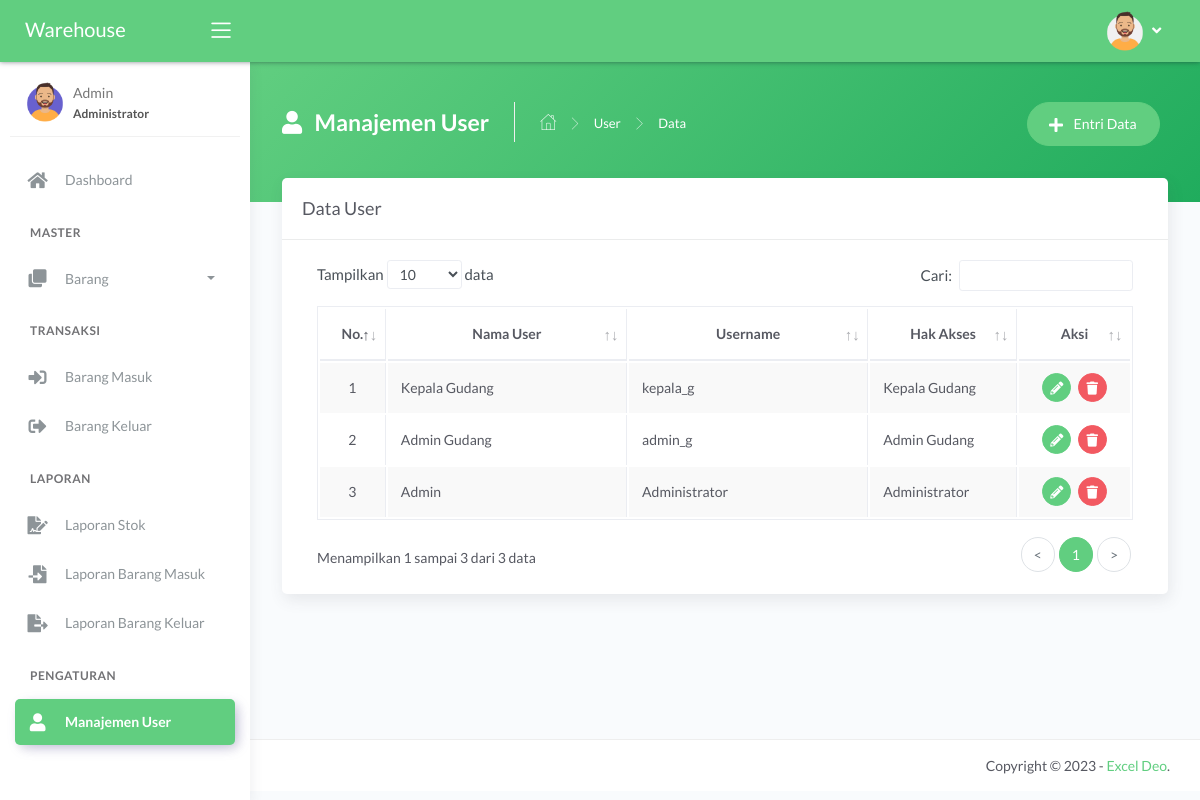
The page /main.php?module=user (signed in) on the database its author committed.
### tables this page shows
CREATE TABLE IF NOT EXISTS `tbl_user` (
  `id_user` int(11) NOT NULL AUTO_INCREMENT,
  `nama_user` varchar(30) NOT NULL,
  `username` varchar(30) NOT NULL,
  `password` varchar(255) NOT NULL,
  `hak_akses` enum('Administrator','Admin Gudang','Kepala Gudang') NOT NULL,
  PRIMARY KEY (`id_user`)
);

### modules/user/tampil_data.php (the view, shortened to what this page needs)
<?php
if (basename($_SERVER['PHP_SELF']) === basename(__FILE__)) {
  header('location: 404.html');
}
else {
?>
  <div class="panel-header bg-secondary-gradient">
    <div class="page-inner py-45">
      <div class="d-flex align-items-left align-items-md-top flex-column flex-md-row">
        <div class="page-header text-white">
          <h4 class="page-title text-white"><i class="fas fa-user mr-2"></i> Manajemen User</h4>
          <ul class="breadcrumbs">
            <li class="nav-home"><a href="?module=dashboard"><i class="flaticon-home text-white"></i></a></li>
            <li class="separator"><i class="flaticon-right-arrow"></i></li>
            <li class="nav-item"><a href="?module=user" class="text-white">User</a></li>
            <li class="separator"><i class="flaticon-right-arrow"></i></li>
            <li class="nav-item"><a>Data</a></li>
          </ul>
        </div>
        <div class="ml-md-auto py-2 py-md-0">
          <a href="?module=form_entri_user" class="btn btn-secondary btn-round mr-2">
            <span class="btn-label"><i class="fa fa-plus mr-2"></i></span> Entri Data
          </a>
        </div>
      </div>
    </div>
  </div>
  <div class="page-inner mt--5">
    <div class="card">
      <div class="card-header">
        <div class="card-title">Data User</div>
      </div>
      <div class="card-body">
        <div class="table-responsive">
          <table id="basic-datatables" class="display table table-bordered table-striped table-hover">
            <thead>
              <tr>
                <th class="text-center">No.</th>
                <th class="text-center">Nama User</th>
                <th class="text-center">Username</th>
                <th class="text-center">Hak Akses</th>
                <th class="text-center">Aksi</th>
              </tr>
            </thead>
            <tbody>
              <?php
              $no = 1;
              $query = mysqli_query($mysqli, "SELECT id_user, nama_user, username, hak_akses FROM tbl_user ORDER BY id_user DESC")
                                              or die('Ada kesalahan pada query tampil data : ' . mysqli_error($mysqli));
              while ($data = mysqli_fetch_assoc($query)) { ?>
                <tr>
                  <td width="30" class="text-center"><?php echo $no++; ?></td>
                  <td width="180"><?php echo $data['nama_user']; ?></td>
                  <td width="180"><?php echo $data['username']; ?></td>
                  <td width="100"><?php echo $data['hak_akses']; ?></td>
                  <td width="70" class="text-center">
                    <div>
                      <a href="?module=form_ubah_user&id=<?php echo $data['id_user']; ?>" class="btn btn-icon btn-round btn-secondary btn-sm mr-md-1" data-toggle="tooltip" data-placement="top" title="Ubah">
                        <i class="fas fa-pencil-alt fa-sm"></i>
                      </a>
                      <a href="modules/user/proses_hapus.php?id=<?php echo $data['id_user']; ?>" onclick="return confirm('Anda yakin ingin menghapus data user dengan username <?php echo $data['username']; ?>?')" class="btn btn-icon btn-round btn-danger btn-sm" data-toggle="tooltip" data-placement="top" title="Hapus">
                        <i class="fas fa-trash fa-sm"></i>
                      </a>
                    </div>
                  </td>
                </tr>
              <?php } ?>
            </tbody>
          </table>
        </div>
      </div>
    </div>
  </div>
<?php } ?>

### rows shown on the page
tbl_user: nama_user "Kepala Gudang", username "kepala_g", hak_akses "Kepala Gudang"
tbl_user: nama_user "Admin Gudang", username "admin_g", hak_akses "Admin Gudang"
tbl_user: nama_user "Admin", username "Administrator", hak_akses "Administrator"

### other values the page prints
$_SESSION['nama_user'] "Admin"
$_SESSION['hak_akses'] "Administrator"
